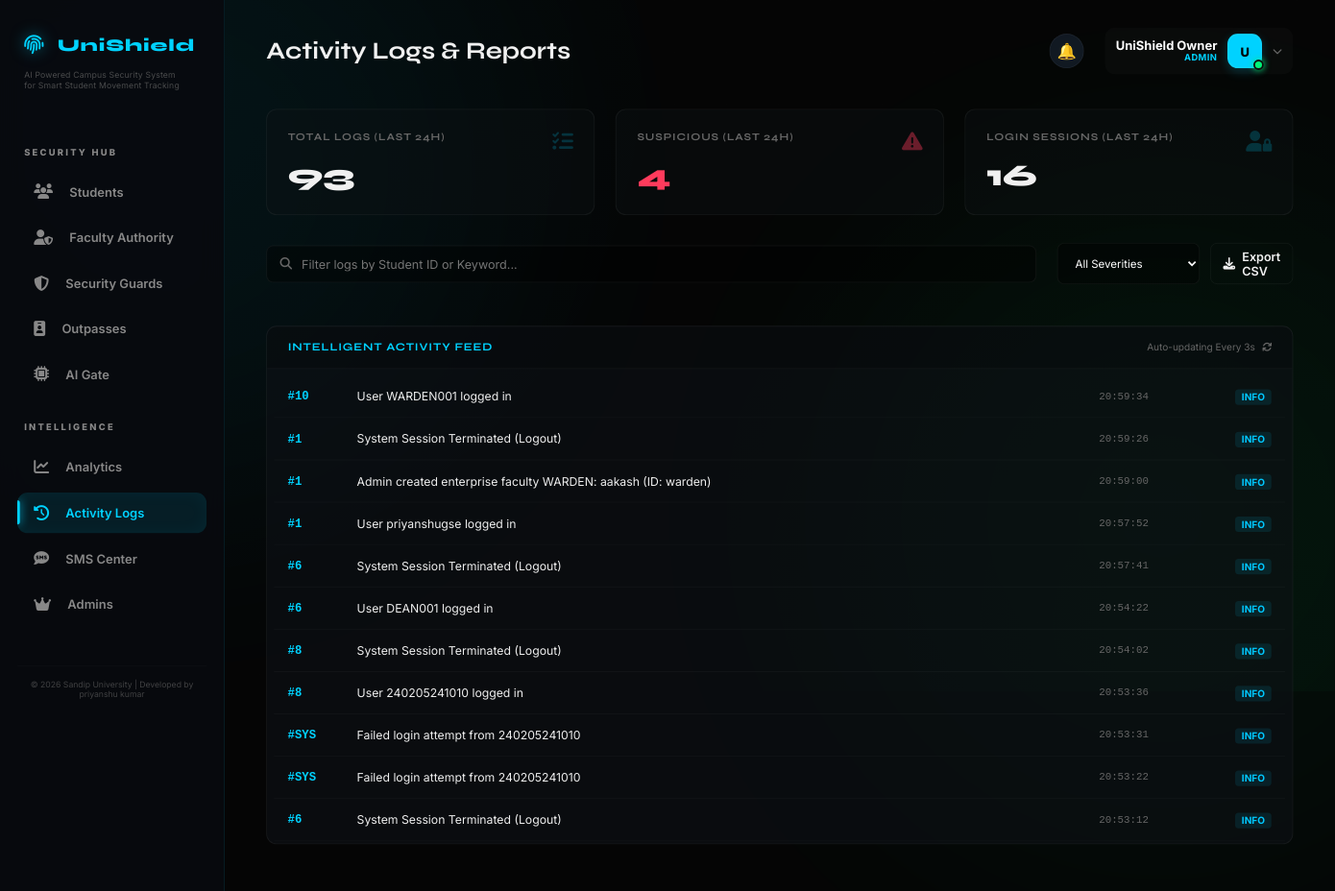
The page /admin/reports (signed in) on the database its author committed.
### models/user.py (models this page shows, shortened)
class User(db.Model, UserMixin):
    __tablename__ = 'users'
    id = db.Column(db.Integer, primary_key=True)
    username = db.Column(db.String(80), unique=True, nullable=False)
    email = db.Column(db.String(120), unique=True)
    password_hash = db.Column(db.String(128), nullable=False)
    role = db.Column(db.String(20), nullable=False)  # admin | guard | student
    name = db.Column(db.String(100), nullable=False)
    student_id = db.Column(db.String(50), unique=True)
    phone = db.Column(db.String(15))
    parent_phone = db.Column(db.String(15))
    department = db.Column(db.String(200))
    course = db.Column(db.String(100))
    session_year = db.Column(db.String(50))
    year = db.Column(db.Integer)
    hostel_room = db.Column(db.String(20))
    face_encoded = db.Column(db.Text)          # JSON string of encoding
    face_image = db.Column(db.String(200))     # Full path to encoded photo
    photo_path = db.Column(db.String(200))     # Path to stored photo
    id_card_photo = db.Column(db.String(200))  # Path to ID card scan
    is_blacklisted = db.Column(db.Boolean, default=False)
    violations = db.Column(db.Integer, default=0)
    admin_role = db.Column(db.String(30), default='VIEWER') # OWNER | SUPER_ADMIN | SECURITY_ADMIN | VIEWER
    employee_id = db.Column(db.String(50), unique=True)
    permissions = db.Column(db.Text) # JSON list of permissions
    status = db.Column(db.String(20), default='PENDING') # PENDING | ACTIVE | INACTIVE
    last_login = db.Column(db.DateTime)
    last_active = db.Column(db.DateTime, default=datetime.utcnow)
    last_action = db.Column(db.String(200)) # Last readable action performed
    is_active = db.Column(db.Boolean, default=True)
    created_at = db.Column(db.DateTime, default=datetime.utcnow)
    signature_path = db.Column(db.String(200))
    stamp_path = db.Column(db.String(200))
    assigned_gate = db.Column(db.String(50))
    shift_timing = db.Column(db.String(100))
    emergency_contact = db.Column(db.String(15))
    aadhar_document = db.Column(db.String(200))  # Self-attested document

### models/log.py (models this page shows)
class ActivityLog(db.Model):
    __tablename__ = 'activity_logs'
    id = db.Column(db.Integer, primary_key=True)
    user_id = db.Column(db.Integer, db.ForeignKey('users.id'))
    action = db.Column(db.String(200), nullable=False)
    description = db.Column(db.Text)
    ip_address = db.Column(db.String(45))
    severity = db.Column(db.String(20), default='info')  # info|warning|critical
    timestamp = db.Column(db.DateTime, default=datetime.utcnow)
    user = db.relationship('User', backref=db.backref('activities', lazy=True))

### routes/admin.py (the view)
@admin_bp.route('/reports')
@login_required
@admin_required
def reports():
    last_24h = datetime.utcnow() - timedelta(hours=24)
    total_24h = ActivityLog.query.filter(ActivityLog.timestamp >= last_24h).count()
    suspicious = ActivityLog.query.filter(ActivityLog.timestamp >= last_24h, ActivityLog.action.ilike('%blacklist%')).count()
    logins = ActivityLog.query.filter(ActivityLog.timestamp >= last_24h, ActivityLog.action.ilike('%login%')).count()
    target_user = request.args.get('user_id')
    query = ActivityLog.query
    if target_user:
        query = query.filter_by(user_id=target_user)
    all_logs = query.order_by(ActivityLog.timestamp.desc()).all()
    return render_template('admin/reports.html',
                         logs=all_logs,
                         total_today=total_24h,
                         suspicious_count=suspicious,
                         login_count=logins)

### routes/admin.py (called while the page is built)
def admin_required(f):
    @wraps(f)
    def decorated_function(*args, **kwargs):
        if not current_user.is_authenticated or current_user.role != 'admin':
            flash('Admin access required', 'danger')
            return redirect(url_for('auth.login'))
        return f(*args, **kwargs)
    return decorated_function

### templates/admin/reports.html (shortened to what this page needs)
{% extends "base.html" %}
{% block page_title %}Activity Logs & Reports{% endblock %}
{% block content %}
<div class="reports-summary-grid">
    <div class="summary-card">
        <i class="fas fa-list-check"></i>
        <h4>Total Logs (Last 24h)</h4>
        <div class="value" id="summary-total">{{ total_today }}</div>
    </div>
    <div class="summary-card suspicious">
        <i class="fas fa-triangle-exclamation"></i>
        <h4>Suspicious (Last 24h)</h4>
        <div class="value" id="summary-suspicious">{{ suspicious_count }}</div>
    </div>
    <div class="summary-card">
        <i class="fas fa-user-lock"></i>
        <h4>Login Sessions (Last 24h)</h4>
        <div class="value" id="summary-logins">{{ login_count }}</div>
    </div>
</div>
<div class="reports-layout">
    <div class="controls-bar">
        <div class="search-box">
            <i class="fas fa-search"></i>
            <input type="text" id="logSearch" placeholder="Filter logs by Student ID or Keyword...">
        </div>
        <div class="filter-group">
            <select class="filter-select" id="severityFilter">
                <option value="all">All Severities</option>
            </select>
            <a href="{{ url_for('admin.export', type='logs', format='csv') }}" class="btn btn-ghost"><i class="fas fa-download"></i> Export CSV</a>
        </div>
    </div>
    <div class="logs-container">
        <div class="logs-header">
            <h3 style="font-size: 0.8rem; letter-spacing: 1px; color: var(--accent);">INTELLIGENT ACTIVITY FEED</h3>
            <div style="font-size: 0.7rem; color: var(--text-muted);">Auto-updating Every 3s <i class="fas fa-sync fa-spin" style="margin-left: 5px;"></i></div>
        </div>
        <div class="logs-scroll" id="logs-feed">
            {% for log in logs %}
            <div class="log-entry" data-id="{{ log.id }}" data-severity="{{ 'CRITICAL' if 'blacklist' in log.action.lower() else 'INFO' }}">
                <div class="log-id">#{{ log.user_id if log.user_id else 'SYS' }}</div>
                <div class="log-action">{{ log.action }}</div>
                <div class="log-time">{{ log.timestamp.strftime('%H:%M:%S') }}</div>
                <div class="log-severity">
                    {% if 'blacklist' in log.action.lower() %}
                    <span class="badge-sev critical">CRITICAL</span>
                    {% else %}
                    <span class="badge-sev info">INFO</span>
                    {% endif %}
                </div>
            </div>
            {% endfor %}
        </div>
    </div>
</div>
{% endblock %}

### templates/base.html (shortened to what this page needs)
<!DOCTYPE html>
<html lang="en">
<head>
    <link rel="stylesheet" href="https://cdnjs.cloudflare.com/ajax/libs/font-awesome/6.4.0/css/all.min.css">
</head>
<body>
    <div class="bg-blob blob-1"></div>
    <div class="bg-blob blob-2"></div>
    <div class="bg-blob blob-3"></div>
    {% if current_user.is_authenticated %}
    <aside>
        <a href="/" class="logo" style="margin-bottom: 1rem;">
            <i class="fas fa-fingerprint"></i>
            <span>UniShield</span>
        </a>
        <div style="font-size: 0.6rem; color: var(--text-muted); text-align: left; padding-left: 0.5rem; margin-bottom: 2rem; letter-spacing: 0.2px; line-height: 1.3; opacity: 0.7;">
            AI Powered Campus Security System<br>for Smart Student Movement Tracking
        </div>
        <div class="nav-section">
            <div class="nav-section-title">Security Hub</div>
            {% if current_user.role == 'admin' %}
                <a href="{{ url_for('admin.students') }}" class="nav-link"><i class="fas fa-users"></i> Students</a>
                <a href="{{ url_for('admin.manage_faculty') }}" class="nav-link"><i class="fas fa-user-shield"></i> Faculty Authority</a>
                <a href="{{ url_for('admin.guards') }}" class="nav-link"><i class="fas fa-shield-halved"></i> Security Guards</a>
                <a href="{{ url_for('admin.outpasses') }}" class="nav-link"><i class="fas fa-id-badge"></i> Outpasses</a>
                <a href="{{ url_for('gate.terminal') }}" class="nav-link"><i class="fas fa-microchip"></i> AI Gate</a>
                <div class="nav-section-title">Intelligence</div>
                <a href="{{ url_for('admin.analytics') }}" class="nav-link"><i class="fas fa-chart-line"></i> Analytics</a>
                <a href="{{ url_for('admin.reports') }}" class="nav-link"><i class="fas fa-history"></i> Activity Logs</a>
                <a href="{{ url_for('admin.sms_center') }}" class="nav-link"><i class="fas fa-sms"></i> SMS Center</a>
                <a href="{{ url_for('admin.manage_admins') }}" class="nav-link"><i class="fas fa-crown"></i> Admins</a>
            {% elif current_user.role == 'guard' %}
                <a href="{{ url_for('guard.dashboard') }}" class="nav-link"><i class="fas fa-desktop"></i> Terminal</a>
                <a href="{{ url_for('gate.terminal') }}" class="nav-link"><i class="fas fa-microchip"></i> AI Gate</a>
            {% elif current_user.role == 'warden' %}
                <a href="{{ url_for('warden.dashboard') }}" class="nav-link"><i class="fas fa-home"></i> Dashboard</a>
            {% elif current_user.role in ['hod', 'dean'] %}
                <a href="{{ url_for('faculty.dashboard') }}" class="nav-link"><i class="fas fa-home"></i> Dashboard</a>
            {% else %}
                <a href="{{ url_for('student.dashboard') }}" class="nav-link"><i class="fas fa-home"></i> Dashboard</a>
                <a href="{{ url_for('student.request_outpass') }}" class="nav-link"><i class="fas fa-paper-plane"></i> New Request</a>
            {% endif %}
            <div style="margin-top: 3rem; padding: 1rem 0.5rem 0 0.5rem; font-size: 0.6rem; color: var(--text-muted); text-align: center; opacity: 0.6; border-top: 1px solid rgba(255,255,255,0.03);">
                © 2026 Sandip University | Developed by priyanshu kumar
            </div>
        </div>
    </aside>
    {% endif %}
    <main style="{% if not current_user.is_authenticated %}margin-left: 0;{% endif %}">
        {% if current_user.is_authenticated %}
        <div class="top-bar">
            <h1 style="font-size: 1.75rem;">{% block page_title %}{% endblock %}</h1>
            <div style="display: flex; align-items: center; gap: 1.5rem;">
                {% if current_user.role == 'admin' %}
                <div class="nb-wrap" id="nb-wrap">
                  <button class="nb-btn" onclick="nbToggle()">🔔
                  </button>
                </div>
                {% else %}
                <a href="#" class="notification-bell">
                    <i class="fas fa-bell"></i>
                    <span id="notif-badge" class="badge">0</span>
                </a>
                {% endif %}
                <div class="profile-dropdown-container">
                    <div class="profile-trigger" id="profileTrigger">
                        <div class="profile-info-text">
                            <p class="name">{{ current_user.name }}</p>
                            <p class="role">{{ current_user.role | upper }}</p>
                        </div>
                        <div class="avatar-box">
                            {% if current_user.photo_path %}
                                <img src="{{ url_for('static', filename='uploads/' + current_user.photo_path) }}" alt="Avatar">
                            {% else %}
                                <span>{{ current_user.name[0] | upper }}</span>
                            {% endif %}
                            <div class="online-dot"></div>
                        </div>
                        <i class="fas fa-chevron-down toggle-icon"></i>
                    </div>
                </div>
            </div>
        </div>
        {% endif %}
        {% block content %}{% endblock %}
    </main>
</body>
</html>

### templates/admin/reports.html (style rules this page uses)
.reports-layout { display: grid; grid-template-columns: 1fr; gap: 1.5rem; }
.reports-summary-grid { display: grid; grid-template-columns: repeat(3, 1fr); gap: 1.5rem; margin-bottom: 2rem; }
.summary-card { background: rgba(14, 18, 22, 0.4); border: 1px solid var(--border); border-radius: 12px; padding: 1.5rem; position: relative; overflow: hidden; }
.summary-card h4 { font-size: 0.75rem; color: var(--text-muted); text-transform: uppercase; letter-spacing: 1px; margin-bottom: 1rem; }
.summary-card .value { font-size: 2.2rem; font-weight: 800; font-family: 'Syne', sans-serif; }
.summary-card i { position: absolute; right: 1.5rem; top: 1.5rem; font-size: 1.5rem; opacity: 0.2; color: var(--accent); }
.summary-card.suspicious .value { color: var(--danger); }
.summary-card.suspicious i { color: var(--danger); opacity: 0.4; }
.controls-bar { display: flex; justify-content: space-between; align-items: center; gap: 1.5rem; margin-bottom: 1.5rem; }
.search-box { position: relative; flex: 1; }
.search-box input { width: 100%; background: rgba(0, 0, 0, 0.4); border: 1px solid var(--border); border-radius: 8px; padding: 0.75rem 1rem 0.75rem 2.5rem; color: #fff; outline: none; }
.search-box i { position: absolute; left: 1rem; top: 50%; transform: translateY(-50%); color: var(--text-muted); }
.filter-group { display: flex; gap: 0.75rem; }
.filter-select { background: rgba(0, 0, 0, 0.4); border: 1px solid var(--border); color: #fff; padding: 0.6rem 1rem; border-radius: 8px; font-size: 0.8rem; cursor: pointer; }
.logs-container { background: rgba(14, 18, 22, 0.6); border: 1px solid var(--border); border-radius: 12px; overflow: hidden; height: 600px; display: flex; flex-direction: column; }
.logs-header { padding: 1rem 1.5rem; background: rgba(0, 0, 0, 0.2); border-bottom: 1px solid var(--border); display: flex; justify-content: space-between; align-items: center; }
.logs-scroll { flex: 1; overflow-y: auto; padding: 0.5rem; }
.log-entry { display: grid; grid-template-columns: 80px 1fr 120px 80px; padding: 1rem; border-bottom: 1px solid rgba(255, 255, 255, 0.03); align-items: center; font-size: 0.85rem; transition: background 0.3s; }
.log-id { color: var(--accent); font-family: monospace; font-weight: 700; }
.log-action { color: #eee; }
.log-time { color: var(--text-muted); font-size: 0.75rem; font-family: monospace; }
.log-severity { text-align: right; }
.badge-sev { padding: 2px 8px; border-radius: 4px; font-size: 0.7rem; font-weight: 700; }
.badge-sev.info { background: rgba(0, 200, 255, 0.1); color: #00c8ff; }

### rows shown on the page
User: name "UniShield Owner", role "ADMIN", name "U"
ActivityLog: user "10", action "User WARDEN001 logged in", timestamp "20:59:34", shows "INFO"
ActivityLog: user "1", action "System Session Terminated (Logout)", timestamp "20:59:26", shows "INFO"
ActivityLog: user "1", action "Admin created enterprise faculty WARDEN: aakash (ID: warden)", timestamp "20:59:00", shows "INFO"
ActivityLog: user "1", action "User priyanshugse logged in", timestamp "20:57:52", shows "INFO"
ActivityLog: user "6", action "System Session Terminated (Logout)", timestamp "20:57:41", shows "INFO"
ActivityLog: user "6", action "User DEAN001 logged in", timestamp "20:54:22", shows "INFO"
ActivityLog: user "8", action "System Session Terminated (Logout)", timestamp "20:54:02", shows "INFO"
ActivityLog: user "8", action "User 240205241010 logged in", timestamp "20:53:36", shows "INFO"
ActivityLog: user_id "SYS", action "Failed login attempt from 240205241010", timestamp "20:53:31", shows "INFO"
ActivityLog: user_id "SYS", action "Failed login attempt from 240205241010", timestamp "20:53:22", shows "INFO"
ActivityLog: user "6", action "System Session Terminated (Logout)", timestamp "20:53:12", shows "INFO"

### other values the page prints
{{ total_today }} "93"
{{ suspicious_count }} "4"
{{ login_count }} "16"
